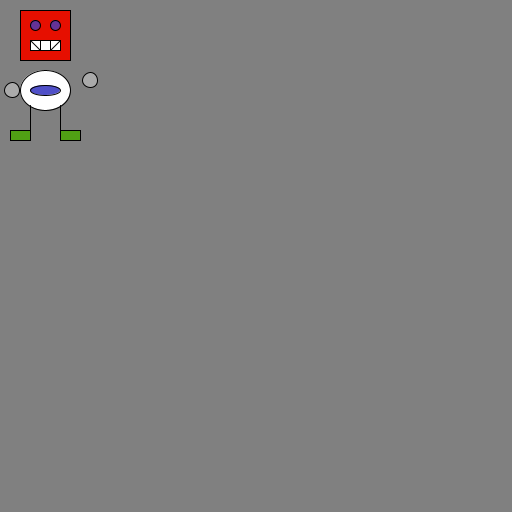
Frame 1 (no input)
Frame 60 (the mouse pressed at the canvas centre just before this capture): identical to frame 1, image omitted
Frame 120 (the mouse held since frame 60 and released just before this capture): identical to frame 1, image omitted

The Processing sketch that drew this single still picture (run headless with seeded random() and noise(); from frame 60 on, the mouse is pressed at the canvas centre):

// Processing sketch: processing_70646
// ── processing_70646.pde

void setup() {
size(512, 512);          // size of the background
}
void draw() {
background (128);
rectMode (CENTER);       // center mode...
ellipseMode (CENTER);    // ...for both

//draw head
stroke (0);
fill (230, 15, 0);
rect (45, 35, 50, 50);
fill (100,50,150);
ellipse (35, 25, 10, 10);
ellipse (55, 25, 10, 10);
fill (255);
rect (45, 45, 30, 10);
line (30, 40, 40, 50);
line (40, 40, 40, 50);
line (50, 40, 50, 50);
line (60, 40, 50, 50);

//draw body
ellipse (45, 90, 50, 40);
fill (80, 80, 200);
ellipse (45, 90, 30, 10);

//draw legs and feet
fill (80, 160, 20);
rect (20, 135, 20, 10);
rect (70, 135, 20, 10);
fill (0);
line (30, 105, 30, 130);
line (60, 105, 60, 130);

//draw hand
fill (170);
ellipse (90, 80, 15, 15);
ellipse (12, 90, 15, 15);
}
